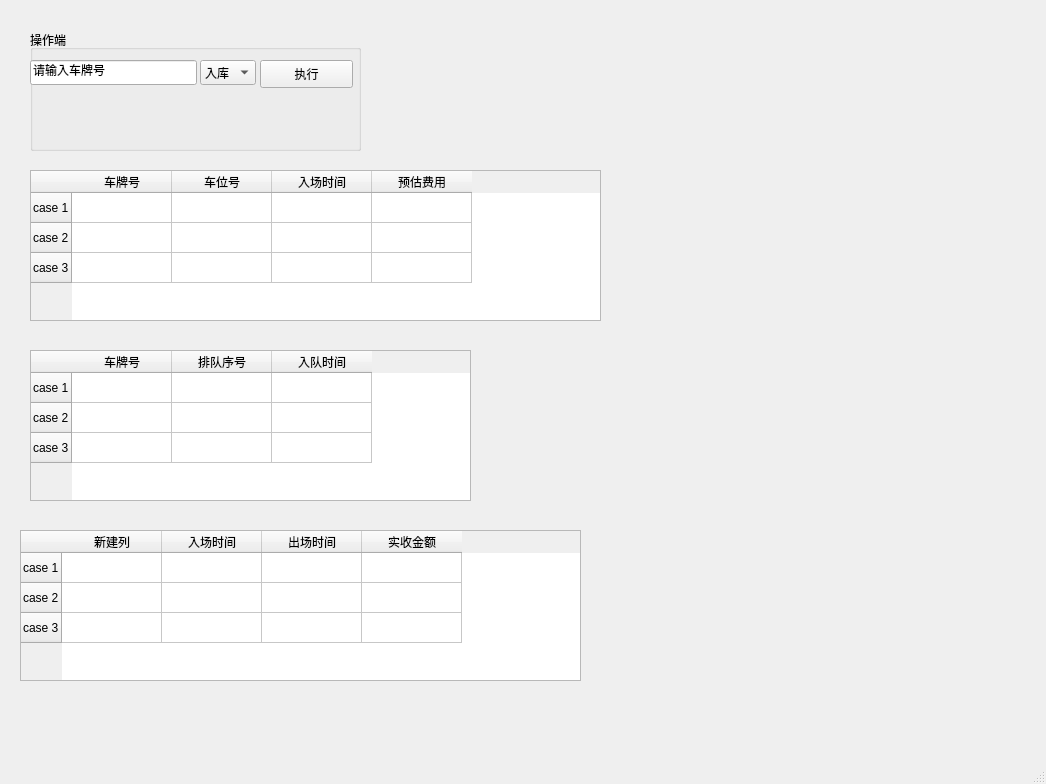
<?xml version="1.0" encoding="UTF-8"?>
<ui version="4.0">
 <class>MainWindow</class>
 <widget class="QMainWindow" name="MainWindow">
  <property name="geometry">
   <rect>
    <x>0</x>
    <y>0</y>
    <width>1046</width>
    <height>784</height>
   </rect>
  </property>
  <property name="windowTitle">
   <string>MainWindow</string>
  </property>
  <widget class="QWidget" name="centralwidget">
   <widget class="QGroupBox" name="groupBox">
    <property name="geometry">
     <rect>
      <x>30</x>
      <y>30</y>
      <width>331</width>
      <height>121</height>
     </rect>
    </property>
    <property name="title">
     <string>操作端</string>
    </property>
    <widget class="QLineEdit" name="plate">
     <property name="geometry">
      <rect>
       <x>0</x>
       <y>30</y>
       <width>167</width>
       <height>25</height>
      </rect>
     </property>
     <property name="text">
      <string>请输入车牌号</string>
     </property>
    </widget>
    <widget class="QComboBox" name="combobox">
     <property name="geometry">
      <rect>
       <x>170</x>
       <y>30</y>
       <width>56</width>
       <height>25</height>
      </rect>
     </property>
     <item>
      <property name="text">
       <string>入库</string>
      </property>
     </item>
     <item>
      <property name="text">
       <string>出库</string>
      </property>
     </item>
    </widget>
    <widget class="QPushButton" name="botton">
     <property name="geometry">
      <rect>
       <x>230</x>
       <y>30</y>
       <width>93</width>
       <height>28</height>
      </rect>
     </property>
     <property name="text">
      <string>执行</string>
     </property>
    </widget>
   </widget>
   <widget class="QTableWidget" name="table_parking">
    <property name="geometry">
     <rect>
      <x>30</x>
      <y>170</y>
      <width>571</width>
      <height>151</height>
     </rect>
    </property>
    <row>
     <property name="text">
      <string>case 1</string>
     </property>
    </row>
    <row>
     <property name="text">
      <string>case 2</string>
     </property>
    </row>
    <row>
     <property name="text">
      <string>case 3</string>
     </property>
    </row>
    <column>
     <property name="text">
      <string>车牌号</string>
     </property>
    </column>
    <column>
     <property name="text">
      <string>车位号</string>
     </property>
    </column>
    <column>
     <property name="text">
      <string>入场时间</string>
     </property>
    </column>
    <column>
     <property name="text">
      <string>预估费用</string>
     </property>
    </column>
   </widget>
   <widget class="QLabel" name="messege">
    <property name="geometry">
     <rect>
      <x>390</x>
      <y>50</y>
      <width>151</width>
      <height>51</height>
     </rect>
    </property>
    <property name="text">
     <string/>
    </property>
   </widget>
   <widget class="QTableWidget" name="table_queue">
    <property name="geometry">
     <rect>
      <x>30</x>
      <y>350</y>
      <width>441</width>
      <height>151</height>
     </rect>
    </property>
    <row>
     <property name="text">
      <string>case 1</string>
     </property>
    </row>
    <row>
     <property name="text">
      <string>case 2</string>
     </property>
    </row>
    <row>
     <property name="text">
      <string>case 3</string>
     </property>
    </row>
    <column>
     <property name="text">
      <string>车牌号</string>
     </property>
    </column>
    <column>
     <property name="text">
      <string>排队序号</string>
     </property>
    </column>
    <column>
     <property name="text">
      <string>入队时间</string>
     </property>
    </column>
   </widget>
   <widget class="QTableWidget" name="table_history">
    <property name="geometry">
     <rect>
      <x>20</x>
      <y>530</y>
      <width>561</width>
      <height>151</height>
     </rect>
    </property>
    <row>
     <property name="text">
      <string>case 1</string>
     </property>
    </row>
    <row>
     <property name="text">
      <string>case 2</string>
     </property>
    </row>
    <row>
     <property name="text">
      <string>case 3</string>
     </property>
    </row>
    <column>
     <property name="text">
      <string>新建列</string>
     </property>
    </column>
    <column>
     <property name="text">
      <string>入场时间</string>
     </property>
    </column>
    <column>
     <property name="text">
      <string>出场时间</string>
     </property>
    </column>
    <column>
     <property name="text">
      <string>实收金额</string>
     </property>
    </column>
   </widget>
  </widget>
  <widget class="QStatusBar" name="statusbar"/>
 </widget>
 <resources/>
 <connections/>
</ui>
